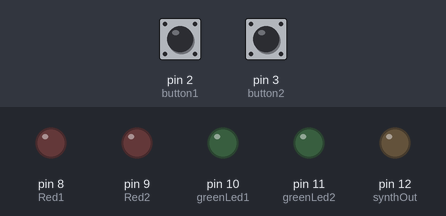
The sketch below on a simulated Arduino Uno, built with avr-gcc and run on an emulated ATmega328P. On the bench: output pins drawn as LEDs (lit = HIGH). Dashed ring = blinking. The test bench sets the inputs (shaded band); at power-on: pin 2 (button1) HIGH, pin 3 (button2) HIGH.

Above: at 1.2 s.
1.3 s: pin 2 (button1) pulled LOW for 1 s
At 1.42 s:
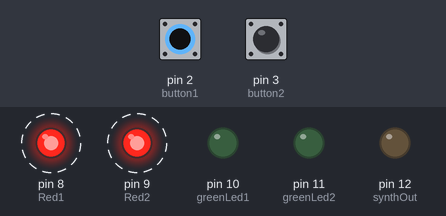
3.8 s: pin 3 (button2) pulled LOW for 3.2 s
At 8.1 s:
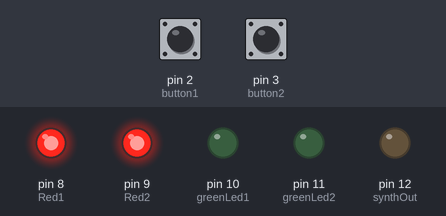
8.5 s: pin 2 (button1) pulled LOW for 0.15 s
At 9.4 s:
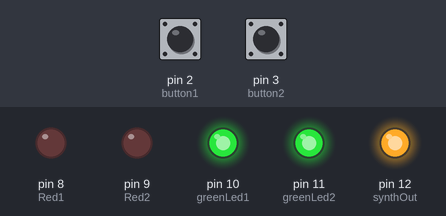
Timing chart, 0 to 40.0 s (numbered marks = the images above; inputs shaded):
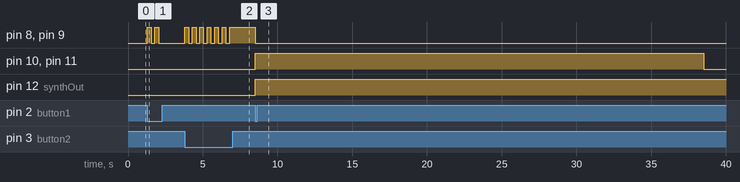

Measured:
- after the input at 1.3 s, pin 8 (Red1), pin 9 (Red2): alternates HIGH for 0.25 s and LOW for 0.25 s, 4 changes in all, then stays LOW, starting at once
- after the input at 3.8 s, pin 8 (Red1), pin 9 (Red2): alternates HIGH for 0.25 s and LOW for 0.25 s, 13 changes in all, then stays HIGH, starting at once
- after the input at 8.5 s, pin 8 (Red1), pin 9 (Red2): HIGH → LOW at once; pin 10 (greenLed1), pin 11 (greenLed2): LOW → HIGH at once, → LOW 30.0 s later; pin 12 (synthOut): LOW → HIGH at once

The sketch:

Brukerkoblingsmodul.ino
```cpp
const int button1 = 2; //knapp til venstre
const int button2 = 3; //knapp til høyre

const int Red1 = 8; //signal til rødt LED
const int Red2 = 9; //signal til rødt LED
const int greenLed1 = 10; //signal til grønt LED
const int greenLed2 = 11; //signal til grønt LED
const int synthOut = 12; //signal til annet arduino-brett

int entered[3]; //lager en rekke for knappene som blir trykket av bruker

void setup(){

  pinMode(button1, INPUT_PULLUP); //button 1 er input
  pinMode(button2, INPUT_PULLUP); //button 2 er input

  pinMode(Red1, OUTPUT); //rødt LED er output
  pinMode(Red2, OUTPUT);
  pinMode(greenLed1, OUTPUT); // grønt LED er output
  pinMode(greenLed2, OUTPUT);
  pinMode(synthOut, OUTPUT); //signal til synth er output

}

void loop(){
  if (digitalRead(button1) == LOW){ //hvis knapp til venstre trykkes
    checkEntered1(1); //kall på checkEntered1 og gi det verdi 1
    delay(250);
  }
  else if (digitalRead(button2) == LOW){ //hvis knapp til høyre trykkes
    checkEntered1(2); //kall på checkEntered1 og gi det verdi 2
    delay(250);
  }
}

void checkEntered1(int button){ //sjekk første elementet i entered[]
  if (entered[0] != 0){ //hvis det allerede er blitt trykket
    checkEntered2(button); //gå videre til checkEntered2
  }

  else if(entered[0] == 0){ //ikke blitt definert med et tall
    entered[0] = button; //sett første elemtent som knapp presset ned
    digitalWrite(Red1, HIGH); // skrur av  rødt LED
    digitalWrite(Red2, HIGH); // skrur av  rødt LED
    digitalWrite(greenLed1, LOW); //skrur av grønt LED
    digitalWrite(greenLed2, LOW); // skrur av  grønt LED
  }
}

void checkEntered2(int button){ //sjekk andre elementet i entered[]

 if (entered[1] == 0){ //ikke blitt definert med et tall
   entered[1] = button; //sett siste element som knapp presset ned
   if (entered[0]==entered[1]){ //hvis samme knapp har blitt presset
     digitalWrite(Red1,LOW); // skrur av  rødt LED
     digitalWrite(Red2,LOW); // skrur av  rødt LED
     entered[0]=0; //nullstill entered[]
     entered[1]=0; // --
   }
   else{
     digitalWrite(Red1, LOW); // skrur av  rødt LED
     digitalWrite(Red2, LOW); // skrur av  rødt LED
     digitalWrite(greenLed1, HIGH); // skrur på grønt LED
     digitalWrite(greenLed2, HIGH); // skrur på grønt LED
     digitalWrite(synthOut, HIGH); // sender signal til annet arduino-brett
     entered[0]=0; //nullstill entered[]
     entered[1]=0; // --
     delay(30000); // 30 sek med grønt lys
     digitalWrite(greenLed1, LOW); // skrur av grønt LED
     digitalWrite(greenLed2, LOW); // skrur av grønt LED
   }
  }
}
```
